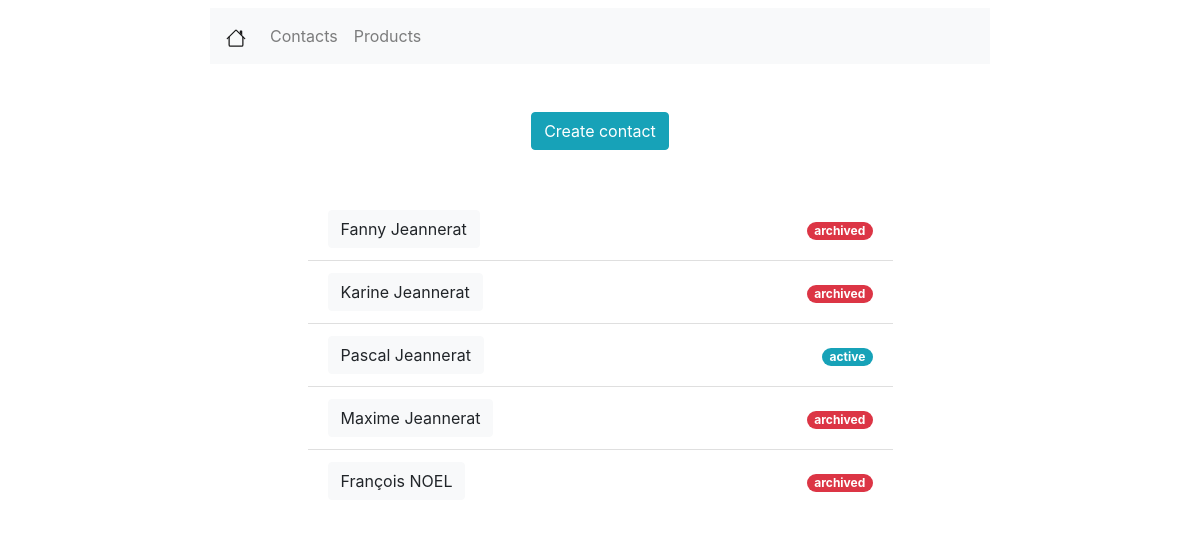
The page /contacts/ on the database as committed earlier.
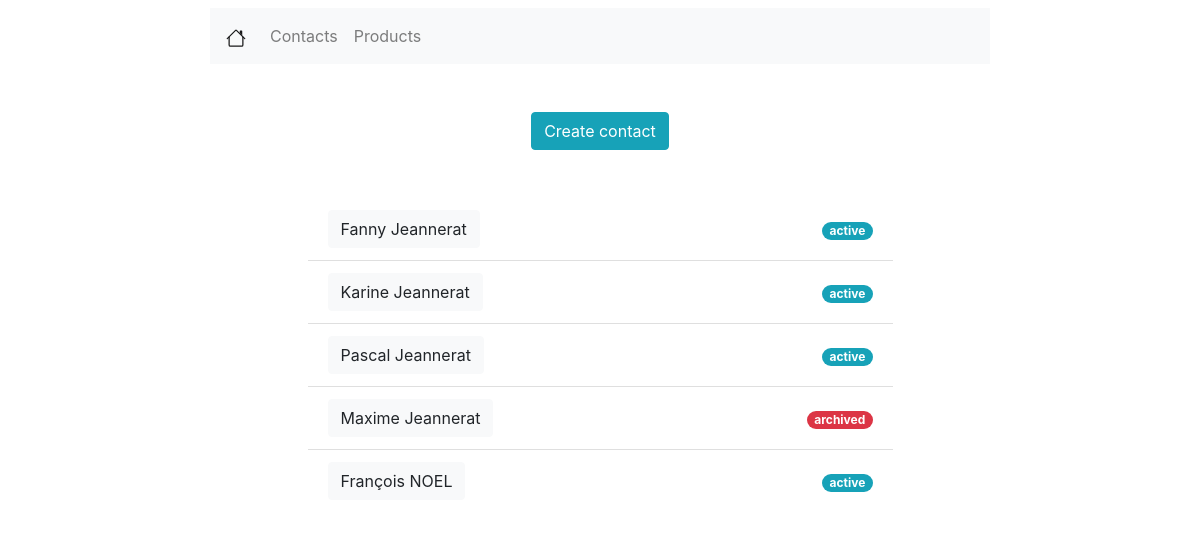
The same page on the database as committed later.
### contacts/models.py (models this page shows, shortened)
class Contact(models.Model):
    is_active = models.BooleanField(verbose_name="active", default=True)
    title = models.CharField(verbose_name="titre", max_length=50, null=True)
    lang = models.CharField(verbose_name="Langue", max_length=80, null=True, blank=True)
    name = models.CharField(verbose_name='Prénom', max_length=200, null=True)
    lastname = models.CharField(verbose_name='Nom de famille', max_length=200, null=True)
    age = models.IntegerField(verbose_name='Age', null=True)
    street = models.CharField(verbose_name="Addresse", max_length=100, null=True)
    region_zip = models.IntegerField(verbose_name="Code postale", null=True)
    city = models.CharField(verbose_name="Ville", max_length=200, null=True)
    country = models.CharField(verbose_name="Pays", max_length=100, null=True)
    phone = PhoneNumberField(null=True)
    mobile = PhoneNumberField(null=True)
    email = models.EmailField(verbose_name="E-mail", max_length=254, null=True)
    state = models.CharField(verbose_name="Etat", max_length=20, null=True)

### contacts/views.py (the view)
# urls.py: path('', views.IndexView.as_view(), name='contacts'),
class IndexView(generic.ListView):
    template_name = 'contacts/contacts_listview.html'
    context_object_name = 'contacts_list'
    queryset = Contact.objects.all()

### contacts/templates/contacts/contacts_listview.html
{% extends 'viewlist/viewlist.html' %}
{% block viewlist %}
    <div class="row mx-auto mt-5 justify-content-center">
        <form class="form-inline">
            <a class="btn btn-info" href="{% url 'create_contact' %}" role="button">Create contact</a>
        </form>
    </div>
    <div class="row mx-auto mt-5 justify-content-center">
        {% if contacts_list %}
            <ul class="list-group list-group-flush w-50">
                {% for contact in contacts_list %}
                    <li class="list-group-item d-flex justify-content-between align-items-center">
                        <a class="btn btn-light" href="{% url 'contact_detail' contact.id %}"
                           role="button">{{ contact.name }} {{ contact.lastname }}</a>
                        <a href="{% url 'toggle_active' contact.id %}">
                            {% if contact.is_active %}
                                <span class="badge badge-info badge-pill">active</span>
                            {% else %}
                                <span class="badge badge-danger badge-pill">archived</span>
                            {% endif %}
                        </a>
                    </li>
                {% endfor %}
            </ul>
        {% else %}
            <p>No contacts are available</p>
        {% endif %}
    </div>
{% endblock %}

### viewlist/templates/viewlist/viewlist.html (shortened to what this page needs)
{% extends 'index/index.html' %}
{% block content %}
    <nav class="navbar navbar-expand-lg navbar-light bg-light mt-2 col-md-8 offset-md-2">
        <a class="navbar-brand" href="{% url 'home' %}">
        </a>
        <div class="collapse navbar-collapse" id="navbarNav">
            <ul class="navbar-nav">
                <li class="nav-item">
                    <a class="nav-link" href="{% url 'contacts' %}">Contacts</a>
                </li>
                <li class="nav-item">
                    <a class="nav-link" href="{% url 'products' %}">Products</a>
                </li>
            </ul>
        </div>
    </nav>
    {% block viewlist %}
    {% endblock %}
{% endblock %}

### index/templates/index/index.html (shortened to what this page needs)
<!doctype html>
<html lang="en">
  <head>
    <link rel="stylesheet" href="https://cdn.jsdelivr.net/npm/bootstrap@4.5.3/dist/css/bootstrap.min.css">
  </head>
    <body>
        <div class="container-fluid">
            {% block content %}
            {% endblock %}
        </div>
    </body>
</html>

Rows that differ between the two databases and show on the page:
changed Contact "Fanny": is_active "archived" → "active"
changed Contact "Karine": is_active "archived" → "active"
changed Contact "François": is_active "archived" → "active"
